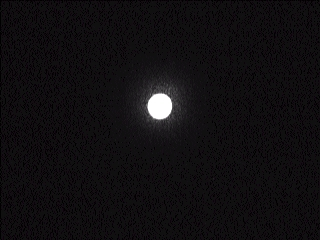
#> input picture ex-8/data/origin.jpg, 320 x 240 px
$ python ex.py
#> lines starting #> are read from the running program, lines starting #| are printed output that depends on the picture; long printed decimals are rounded
### ex-8/Spot.py
from PIL import Image
import numpy as np
import math
import matplotlib.pyplot as plt
from mpl_toolkits.mplot3d import Axes3D

class Spot():
    def __init__(self, spotname):
#> called with spotname = './data/origin.jpg'
        try:
            self.im = Image.open(spotname).convert("L")
        except:
            self.im = spotname
        self.arr = np.array(self.im)
        self.width = self.im.size[0]
#> self.width = 320
        self.depth = self.im.size[1]
#> self.depth = 240
        self.size = self.width*self.depth
#> self.size = 76800
        self.arrR = self.arr.reshape(1,self.size)[0]
        self.sumI = 0
        self.Ibar = 0
        self.row = 0
        self.column = 0
        self.D_row = 0
        self.D_row_R = 0
        self.D_column = 0
        self.D_column_R = 0
        self.sigma = 0
        self.getpoint()
        self.Dsigma()
        self.getsigma()

    def getpoint(self):
        self.sumI = np.sum(self.arr)
#> self.sumI = 1223140
        self.Ibar = self.sumI/self.size
#> self.Ibar = 15.93
        row = 0
        column = 0
        for i in range(self.depth):
            for j in range(self.width):
                row += self.arr[i][j]*i
                column += self.arr[i][j]*j
#> after the loop, column = 196910416; row = 143181418
        self.row = row/self.sumI
#> self.row = 117.1
        self.column = column/self.sumI
#> self.column = 161
        self.point = (self.row, self.column)
#> self.point = (117.1, 161)

    def Dsigma(self):
        Dx = 0
        Dy = 0
        for i in range(self.depth):
            for j in range(self.width):
                Dx += self.arr[i][j]* (i - self.row)**2
                Dy += self.arr[i][j]* (j - self.column)**2
#> after the loop, Dx = 4.87e+09; Dy = 8.38e+09
        self.D_row = math.sqrt(Dx/self.sumI)
#> self.D_row = 63.08
        self.D_column = math.sqrt(Dy/self.sumI)
#> self.D_column = 82.75

        self.D_row_R = self.D_row/self.depth
#> self.D_row_R = 0.263
        self.D_column_R = self.D_column/self.width
#> self.D_column_R = 0.259

    def imcut(self, box=None):
        if box == None:
            rmin = int(self.row-self.D_row if self.row-self.D_row>0 else 0)
            rmax = int(self.row+self.D_row if self.row-self.D_row>self.depth else self.depth)
            cmin = int(self.column-self.D_column if self.column-self.D_column>0 else 0)
            cmax = int(self.column+self.D_column if self.column+self.D_column>self.width else self.width)
            box = (cmin,rmin,cmax,rmax)
        return(self.im.crop(box))

    # [14 lines left out: function bar3d, not called in this run]

    def getsigma(self):
        x = 0
        for i in range(1):
            x += math.pow((self.arrR[i]-self.Ibar),2)/self.Ibar
#> this loop made 1 pass
#> x on pass 1: 13.99
#> after the loop, x = 13.99
        self.sigma = math.sqrt(x/self.size)
#> self.sigma = 0.0135


box = (75, 75, 165, 135)

### ex-8/origin.py
from Spot import *


origin = Spot("./data/origin.jpg")
sumI = origin.sumI
#> sumI = 1223140

#print(sumI)

### ex-8/ex.py
from origin import *


ex = Spot("./data/ex.jpg")
#> call 2 of __init__, with spotname = './data/ex.jpg'
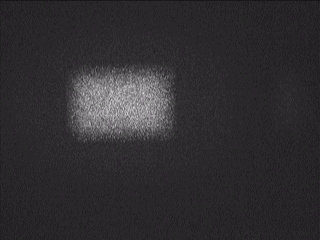
#> input picture ex-8/data/ex.jpg, 320 x 240 px
#> the loop in getsigma (call 2), `for i in range(1):` made 1 pass
#> x on pass 1: 11.51
ex_crop = Spot(ex.imcut(box))
#> in imcut, `return(self.im.crop(box))`:
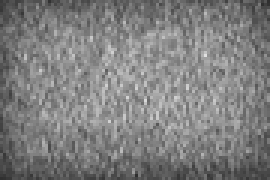
#> returned value: PIL image 90x60 L (shown 3 times larger); min 47, max 224, mean 126.8

sumI_ex = ex.sumI
#> sumI_ex = 3636480
sumI_ex_crop = ex_crop.sumI
#> sumI_ex_crop = 684871
eta1 = sumI_ex/sumI
#> eta1 = 2.97
eta2 = sumI_ex_crop/sumI_ex
#> eta2 = 0.188
sigma = ex_crop.sigma
#> sigma = 0.082

print("eta1 = %f"%eta1) #>1是因为原先过曝了，图像中最大只能到255。
#| eta1 = 2.973
print("eta2 = %f"%eta2) #因此这个相对值更有价值
#| eta2 = 0.1883
print("sigma_ex = %f"%sigma) #这个值代表了平整度
#| sigma_ex = 0.08196
print("Dx = %f"%ex_crop.D_column) #这两个值代表了平整度
#| Dx = 24.961
print("Dy = %f"%ex_crop.D_row)
#| Dy = 16.213
print("relative Dx = %f"%ex_crop.D_column_R) #这两个值代表了D与图片尺度的相对值，表达了平整度，说明图片中有突出的部分
#| relative Dx = 0.2773
print("relative Dy = %f"%ex_crop.D_row_R)
#| relative Dy = 0.2702
#ex.bar3d("ex.png")
